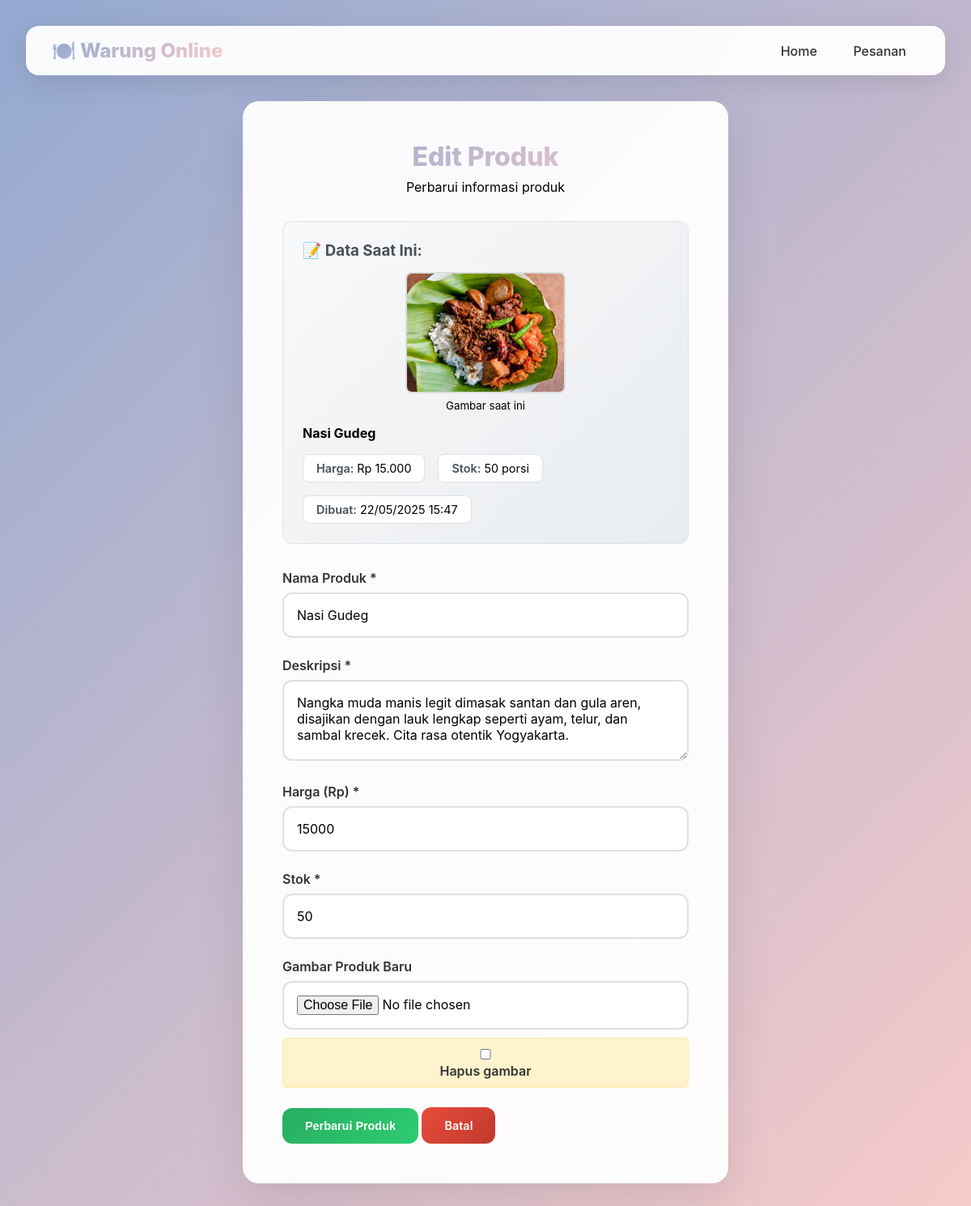
The app's page /edit_product.php?id=1 (signed in) with its own data.
### tables this page shows
CREATE TABLE `produk` (
  `id` int(11) NOT NULL,
  `nama` varchar(100) NOT NULL,
  `deskripsi` text DEFAULT NULL,
  `harga` int(11) NOT NULL,
  `stock` int(11) NOT NULL DEFAULT 0,
  `image` varchar(255) DEFAULT NULL,
  `created_at` timestamp NOT NULL DEFAULT current_timestamp(),
  `updated_at` timestamp NOT NULL DEFAULT current_timestamp() ON UPDATE current_timestamp()
);

### edit_product.php (the view, shortened to what this page needs)
<?php
require_once 'config/database.php';
$product = null;
$product_id = $_GET['id'] ?? 0;
try {
    $stmt = $pdo->prepare("SELECT * FROM produk WHERE id = ?");
    $stmt->execute([$product_id]);
    $product = $stmt->fetch();
} catch(PDOException $e) {
    $_SESSION['error'] = 'Error: ' . $e->getMessage();
    header('Location: index.php');
    exit();
}
?>
<!DOCTYPE html>
<html lang="id">
<head>
    <link rel="stylesheet" href="includes/eproduk.css">
</head>
<body>
    <nav class="navbar">
        <div class="nav-container">
            <h1>🍽️ Warung Online</h1>
            <div class="nav-links">
                <a href="index.php">Home</a>
                <a href="pesanan.php">Pesanan</a>
            </div>
        </div>
    </nav>
    <div class="form-container">
        <div class="form-header">
            <h2>Edit Produk</h2>
            <p>Perbarui informasi produk</p>
        </div>
        <div class="product-preview">
            <h3>📝 Data Saat Ini:</h3>
            <?php if ($product['image'] && file_exists($product['image'])): ?>
                <div class="current-image">
                    <img src="<?= htmlspecialchars($product['image']) ?>" alt="<?= htmlspecialchars($product['nama']) ?>">
                    <p><small>Gambar saat ini</small></p>
                </div>
            <?php else: ?>
                <div class="current-image">
                    <p><em>Tidak ada gambar</em></p>
                </div>
            <?php endif; ?>
            <p><strong><?= htmlspecialchars($product['nama']) ?></strong></p>
            <div class="product-meta">
                <div class="meta-item">
                    <span class="meta-label">Harga:</span> Rp <?= number_format($product['harga'], 0, ',', '.') ?>
                </div>
                <div class="meta-item">
                    <span class="meta-label">Stok:</span> <?= $product['stock'] ?> porsi
                </div>
                <div class="meta-item">
                    <span class="meta-label">Dibuat:</span> <?= date('d/m/Y H:i', strtotime($product['created_at'])) ?>
                </div>
            </div>
        </div>
        <form method="POST" enctype="multipart/form-data">
            <div class="form-group">
                <label for="nama">Nama Produk *</label>
                <input type="text" id="nama" name="nama" value="<?= htmlspecialchars($_POST['nama'] ?? $product['nama']) ?>" required>
            </div>
            <div class="form-group">
                <label for="deskripsi">Deskripsi *</label>
                <textarea id="deskripsi" name="deskripsi" required><?= htmlspecialchars($_POST['deskripsi'] ?? $product['deskripsi']) ?></textarea>
            </div>
            <div class="form-group">
                <label for="harga">Harga (Rp) *</label>
                <input type="number" id="harga" name="harga" min="1" value="<?= htmlspecialchars($_POST['harga'] ?? $product['harga']) ?>" required>
            </div>
            <div class="form-group">
                <label for="stock">Stok *</label>
                <input type="number" id="stock" name="stock" min="0" value="<?= htmlspecialchars($_POST['stock'] ?? $product['stock']) ?>" required>
            </div>
            <div class="form-group">
                <label for="image">Gambar Produk Baru</label>
                <input type="file" id="image" name="image" accept="image/*">
                <?php if ($product['image'] && file_exists($product['image'])): ?>
                    <div class="remove-image-option">
                        <label>
                            <input type="checkbox" name="remove_image" value="1">Hapus gambar
                        </label>
                    </div>
                <?php endif; ?>
            </div>
            <button type="submit" class="btn btn-success">Perbarui Produk</button>
            <a href="index.php" class="btn btn-danger">Batal</a>
        </form>
    </div>
</body>
</html>

### includes/eproduk.css (style rules this page uses)
* { margin: 0; padding: 0; box-sizing: border-box; }
body { font-family: 'Inter', -apple-system, BlinkMacSystemFont, 'Segoe UI', Roboto, sans-serif; background: linear-gradient(135deg, #93a9d1 0%, #f7caca 100%); min-height: 100vh; padding: 2rem; }
.navbar { background: rgba(255, 255, 255, 0.95); backdrop-filter: blur(20px); border-radius: 16px; margin-bottom: 2rem; padding: 1rem 2rem; box-shadow: 0 8px 32px rgba(0, 0, 0, 0.1); }
.nav-container { display: flex; justify-content: space-between; align-items: center; max-width: 1200px; margin: 0 auto; }
.nav-container h1 { background: linear-gradient(135deg, #93a9d1 0%, #f7caca 100%); -webkit-background-clip: text; -webkit-text-fill-color: transparent; background-clip: text; font-size: 1.5rem; font-weight: 800; }
.nav-links a { color: #333; text-decoration: none; padding: 0.5rem 1rem; border-radius: 8px; transition: all 0.3s ease; font-weight: 500; margin-left: 0.5rem; }
.form-container { max-width: 600px; margin: 0 auto; background: rgba(255, 255, 255, 0.95); backdrop-filter: blur(20px); border-radius: 20px; padding: 3rem; box-shadow: 0 20px 60px rgba(0, 0, 0, 0.1); border: 1px solid rgba(255, 255, 255, 0.2); }
.form-header { text-align: center; margin-bottom: 2rem; }
.form-header h2 { background: linear-gradient(135deg, #93a9d1 0%, #f7caca 100%); -webkit-background-clip: text; -webkit-text-fill-color: transparent; background-clip: text; font-size: 2rem; font-weight: 800; margin-bottom: 0.5rem; }
.form-group { margin-bottom: 1.5rem; }
.form-group label { display: block; margin-bottom: 0.5rem; font-weight: 600; color: #333; }
.form-group input, .form-group textarea { width: 100%; padding: 1rem; border: 2px solid #e0e0e0; border-radius: 12px; font-size: 1rem; transition: all 0.3s ease; background: white; font-family: inherit; }
.form-group textarea { resize: vertical; min-height: 100px; }
.btn { background: linear-gradient(135deg, #27ae60 0%, #2ecc71 100%); color: white; padding: 0.875rem 1.75rem; border: none; border-radius: 12px; cursor: pointer; text-decoration: none; display: inline-flex; align-items: center; justify-content: center; transition: all 0.3s ease; font-size: 0.9rem; font-weight: 600; position: relative; overflow: hidden; }
.btn-success { background: linear-gradient(135deg, #27ae60 0%, #2ecc71 100%); }
.btn-danger { background: linear-gradient(135deg, #e74c3c 0%, #c0392b 100%); }
.product-preview { background: linear-gradient(135deg, #f8f9fa 0%, #e9ecef 100%); border-radius: 12px; padding: 1.5rem; margin-bottom: 2rem; border: 1px solid #dee2e6; }
.product-preview h3 { color: #495057; margin-bottom: 0.5rem; }
.product-meta { display: flex; gap: 1rem; margin-top: 1rem; flex-wrap: wrap; }
.meta-item { background: white; padding: 0.5rem 1rem; border-radius: 8px; border: 1px solid #dee2e6; font-size: 0.9rem; }
.meta-label { font-weight: 600; color: #495057; }
.current-image { margin: 15px 0; text-align: center; }
.current-image img { max-width: 200px; max-height: 150px; object-fit: cover; border-radius: 8px; border: 2px solid #ddd; }
.remove-image-option { background: #fff3cd; border: 1px solid #ffeaa7; padding: 10px; border-radius: 5px; margin: 10px 0; text-align: center; }
.remove-image-option label { display: inline; align-items: center; text-align: center; width: 100%; cursor: pointer; }
.remove-image-option input[type="checkbox"] { margin-right: 8px; }

### records on screen
produk: image (picture), nama "Nasi Gudeg", harga "15.000", stock "50", created_at "22/05/2025 15:47", deskripsi "Nangka muda manis legit dimasak santan dan gula aren, disajikan dengan lauk lengkap seperti ayam, telur, dan sambal krecek. Cita rasa otentik Yogyakarta.", harga "15000"
